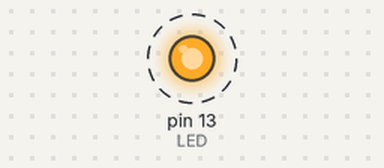
Bench run of a sketch on a simulated Arduino Uno, built with avr-gcc and run on an emulated ATmega328P. Parts: output pins drawn as LEDs (lit = HIGH). Dashed ring = blinking.

Above: at 0.05 s.
Timing chart, 0 to 3.0 s (numbered marks = the images above):
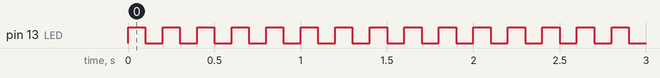

Measured:
- by itself, pin 13 (LED): alternates HIGH for 0.10 s and LOW for 0.10 s

The sketch:

digitalpinblink.ino
```cpp
const int LED = 13;
void setup()
{
  pinMode(LED, OUTPUT);

}

void loop()
{
  digitalWrite(LED, HIGH);
  delay(100);
  digitalWrite(LED, LOW);
  delay(100);
}
```
